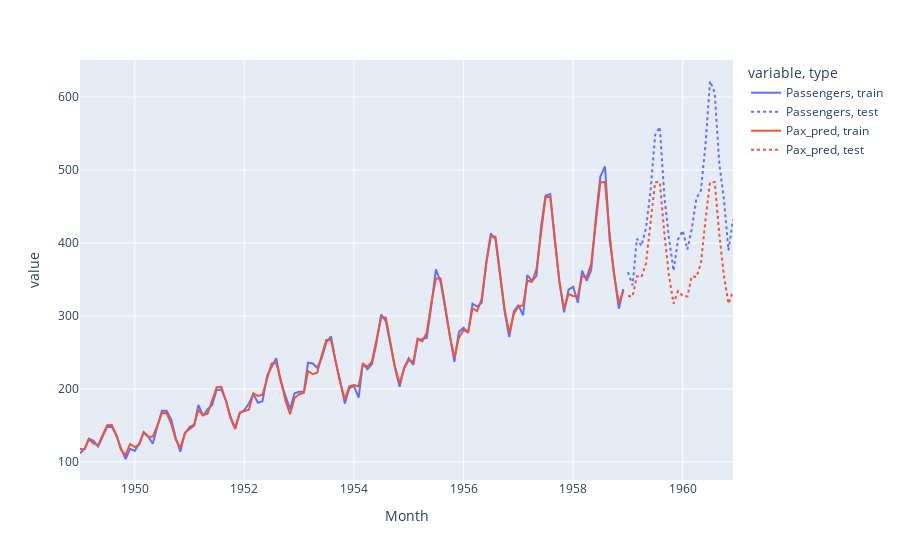

This figure's notebook cell:
### Code cell
# Con el train va bien, con el test falla un poco más
px.line(df, x = 'Month', y = [ 'Passengers', 'Pax_pred'], line_dash = 'type')
